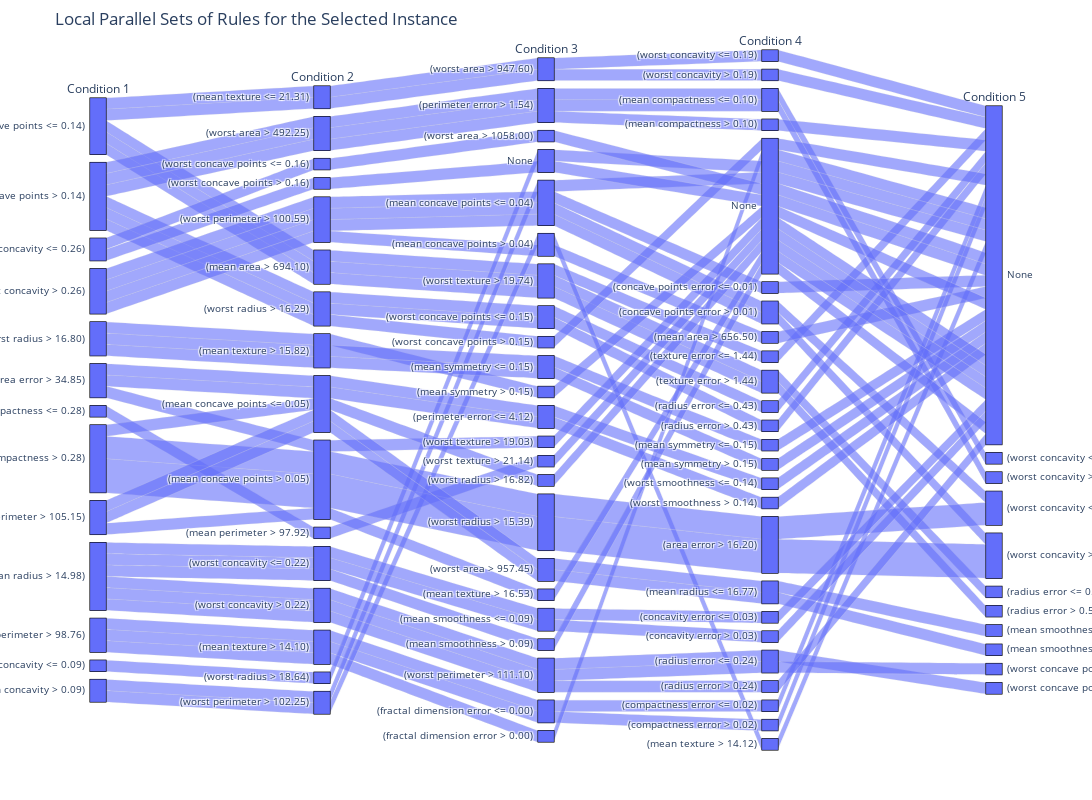

Notebook code for this chart:
### Code cell
local_rule_texts = get_local_rules(instance, rf, X.columns)
df_local = rules_to_dataframe(local_rule_texts, max_conditions=5)
# Local Parallel Sets Visualization
fig_local = px.parallel_categories(
    df_local,
    dimensions=df_local.columns,
    # color="class",  # Use the class label of the selected instance
    color_continuous_scale=px.colors.sequential.Plasma,
    title="Local Parallel Sets of Rules for the Selected Instance"
)
# fig_local.update_traces(categoryorders={col: "array" for col in df_local.columns})
fig_local.update_layout(
    margin=dict(t=50, b=50, l=50, r=50),
    autosize=True
)

fig_local.update_layout(width = 1500, height = 800)
fig_local.show()

### Figure 1 — Plotly figure (JSON) as saved in the notebook; plotly's stock layout.template omitted (floating-point values rounded to 4 significant figures)
{"data": [{"dimensions": [{"label": "Condition 1", "values": ["(worst concave points <= 0.14)", "(worst concave points <= 0.14)", "(worst concave points > 0.14)", "(worst concave points > 0.14)", "(worst concave points > 0.14)", "(worst concavity <= 0.26)", "(worst concavity <= 0.26)", "(worst concavity > 0.26)", "(worst concavity > 0.26)", "(worst concavity > 0.26)", "(worst concavity > 0.26)", "(worst concave points <= 0.14)", "(worst concave points <= 0.14)", "(worst concave points <= 0.14)", "(worst concave points > 0.14)", "(worst concave points > 0.14)", "(worst concave points > 0.14)", "(worst radius > 16.80)", "(worst radius > 16.80)", "(worst radius > 16.80)", "(area error > 34.85)", "(area error > 34.85)", "(area error > 34.85)", "(worst compactness <= 0.28)", "(worst compactness > 0.28)", "(worst compactness > 0.28)", "(worst compactness > 0.28)", "(worst compactness > 0.28)", "(worst compactness > 0.28)", "(worst compactness > 0.28)", "(worst perimeter > 105.15)", "(worst perimeter > 105.15)", "(worst perimeter > 105.15)", "(mean radius > 14.98)", "(mean radius > 14.98)", "(mean radius > 14.98)", "(mean radius > 14.98)", "(mean radius > 14.98)", "(mean radius > 14.98)", "(mean perimeter > 98.76)", "(mean perimeter > 98.76)", "(mean perimeter > 98.76)", "(mean concavity <= 0.09)", "(mean concavity > 0.09)", "(mean concavity > 0.09)"]}, {"label": "Condition 2", "values": ["(mean texture <= 21.31)", "(mean texture <= 21.31)", "(worst area > 492.25)", "(worst area > 492.25)", "(worst area > 492.25)", "(worst concave points <= 0.16)", "(worst concave points > 0.16)", "(worst perimeter > 100.59)", "(worst perimeter > 100.59)", "(worst perimeter > 100.59)", "(worst perimeter > 100.59)", "(mean area > 694.10)", "(mean area > 694.10)", "(mean area > 694.10)", "(worst radius > 16.29)", "(worst radius > 16.29)", "(worst radius > 16.29)", "(mean texture > 15.82)", "(mean texture > 15.82)", "(mean texture > 15.82)", "(mean concave points <= 0.05)", "(mean concave points <= 0.05)", "(mean concave points > 0.05)", "(mean perimeter > 97.92)", "(mean concave points <= 0.05)", "(mean concave points > 0.05)", "(mean concave points > 0.05)", "(mean concave points > 0.05)", "(mean concave points > 0.05)", "(mean concave points > 0.05)", "(mean concave points <= 0.05)", "(mean concave points <= 0.05)", "(mean concave points > 0.05)", "(worst concavity <= 0.22)", "(worst concavity <= 0.22)", "(worst concavity <= 0.22)", "(worst concavity > 0.22)", "(worst concavity > 0.22)", "(worst concavity > 0.22)", "(mean texture > 14.10)", "(mean texture > 14.10)", "(mean texture > 14.10)", "(worst radius > 18.64)", "(worst perimeter > 102.25)", "(worst perimeter > 102.25)"]}, {"label": "Condition 3", "values": ["(worst area > 947.60)", "(worst area > 947.60)", "(perimeter error > 1.54)", "(perimeter error > 1.54)", "(perimeter error > 1.54)", "(worst area > 1058.00)", "None", "(mean concave points <= 0.04)", "(mean concave points <= 0.04)", "(mean concave points <= 0.04)", "(mean concave points > 0.04)", "(worst texture > 19.74)", "(worst texture > 19.74)", "(worst texture > 19.74)", "(worst concave points <= 0.15)", "(worst concave points <= 0.15)", "(worst concave points > 0.15)", "(mean symmetry <= 0.15)", "(mean symmetry <= 0.15)", "(mean symmetry > 0.15)", "(perimeter error <= 4.12)", "(perimeter error <= 4.12)", "(worst texture > 19.03)", "(worst texture > 21.14)", "(worst radius > 16.82)", "(worst radius > 15.39)", "(worst radius > 15.39)", "(worst radius > 15.39)", "(worst radius > 15.39)", "(worst radius > 15.39)", "(worst area > 957.45)", "(worst area > 957.45)", "(mean texture > 16.53)", "(mean smoothness <= 0.09)", "(mean smoothness <= 0.09)", "(mean smoothness > 0.09)", "(worst perimeter > 111.10)", "(worst perimeter > 111.10)", "(worst perimeter > 111.10)", "(fractal dimension error <= 0.00)", "(fractal dimension error <= 0.00)", "(fractal dimension error > 0.00)", "None", "(mean concave points <= 0.04)", "(mean concave points > 0.04)"]}, {"label": "Condition 4", "values": ["(worst concavity <= 0.19)", "(worst concavity > 0.19)", "(mean compactness <= 0.10)", "(mean compactness <= 0.10)", "(mean compactness > 0.10)", "None", "None", "(concave points error <= 0.01)", "(concave points error > 0.01)", "(concave points error > 0.01)", "(mean area > 656.50)", "(texture error <= 1.44)", "(texture error > 1.44)", "(texture error > 1.44)", "(radius error <= 0.43)", "(radius error > 0.43)", "None", "(mean symmetry <= 0.15)", "(mean symmetry > 0.15)", "None", "(worst smoothness <= 0.14)", "(worst smoothness > 0.14)", "None", "None", "None", "(area error > 16.20)", "(area error > 16.20)", "(area error > 16.20)", "(area error > 16.20)", "(area error > 16.20)", "(mean radius <= 16.77)", "(mean radius <= 16.77)", "None", "(concavity error <= 0.03)", "(concavity error > 0.03)", "None", "(radius error <= 0.24)", "(radius error <= 0.24)", "(radius error > 0.24)", "(compactness error <= 0.02)", "(compactness error > 0.02)", "None", "None", "None", "(mean texture > 14.12)"]}, {"label": "Condition 5", "values": ["None", "None", "(worst concavity <= 0.21)", "(worst concavity > 0.21)", "None", "None", "None", "None", "(worst concavity <= 0.26)", "(worst concavity > 0.26)", "None", "None", "(radius error <= 0.50)", "(radius error > 0.50)", "None", "None", "None", "None", "None", "None", "None", "None", "None", "None", "None", "(worst concavity <= 0.26)", "(worst concavity <= 0.26)", "(worst concavity > 0.26)", "(worst concavity > 0.26)", "(worst concavity > 0.26)", "(mean smoothness <= 0.09)", "(mean smoothness > 0.09)", "None", "None", "None", "None", "(worst concave points <= 0.13)", "(worst concave points > 0.13)", "None", "None", "None", "None", "None", "None", "None"]}], "domain": {"x": [0, 1], "y": [0, 1]}, "name": "", "type": "parcats"}], "layout": {"autosize": true, "height": 800, "legend": {"tracegroupgap": 0}, "margin": {"b": 50, "l": 50, "r": 50, "t": 50}, "title": {"text": "Local Parallel Sets of Rules for the Selected Instance"}, "width": 1500}}
